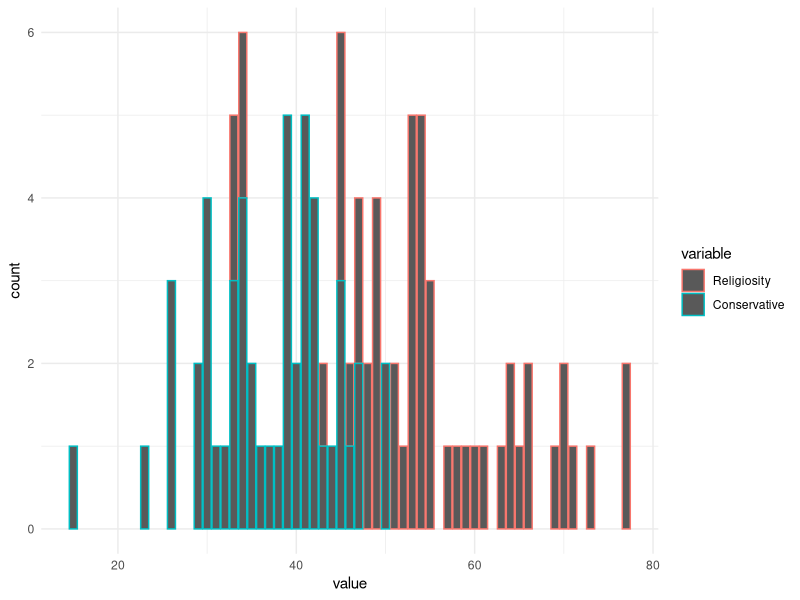
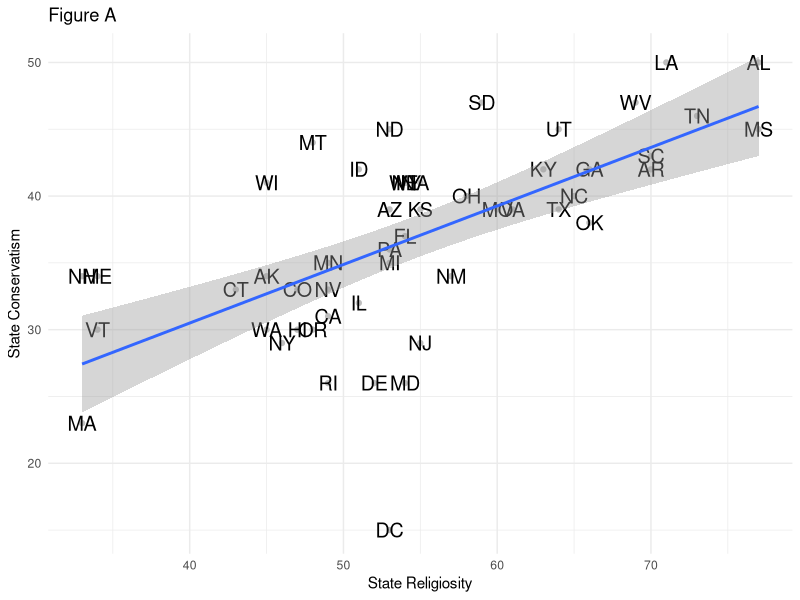
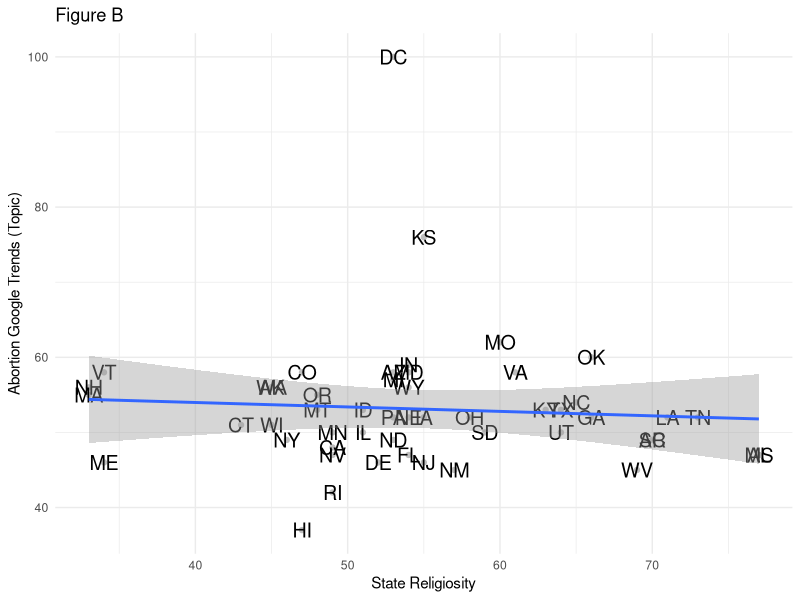
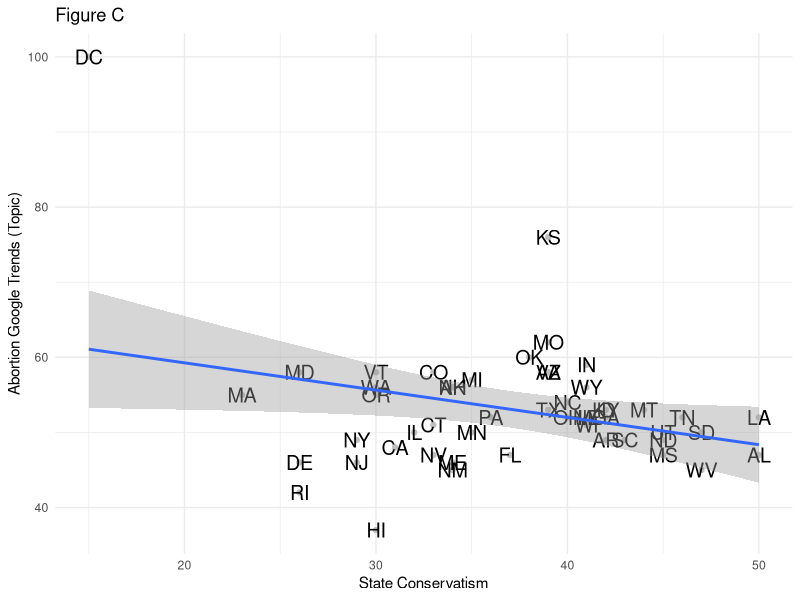

Recreate these plots in R, in order.
## ---- chunk 1
knitr::opts_chunk$set(echo = TRUE)

library(readr)
library(ggplot2)
library(reshape2)
library(dplyr)

setwd("~/Documents/GitHub/testpublic")
trends <- read_csv("Googletrends.csv")

trends <- na.omit(trends)
## ---- chunk 2
# let's convert our data to tall format so we can include all of the same plots on the same figure

longdata <- trends %>% dplyr::select(starts_with("State"), starts_with("Religiosity"), starts_with("Conservative")) 
longdata <- melt(longdata, id.vars= c("State"))

ggplot(longdata, aes(value, col=variable)) + 
  geom_bar() +
  theme_minimal()

## ---- chunk 3
cor.test(trends$Religiosity, trends$Conservative)
#t = 5.8599, df = 49, p-value = 3.845e-07
# coefficient 0.6418971 

## ---- chunk 4

ggplot(data=trends, aes(x=Religiosity, y=Conservative)) +
  geom_point(color = "gray") +
  geom_text(aes(label=short), size = 5) +
  theme_minimal() +  
  geom_smooth(method="lm") +
  labs(title="Figure A", x ="State Religiosity", y = "State Conservatism")


## ---- chunk 5
cor.test(trends$Religiosity, trends$Abortion)
# t = -0.49262, df = 49, p-value = 0.6245
# coefficient -0.07020049 

## ---- chunk 6

ggplot(data=trends, aes(x=Religiosity, y=Abortion)) +
  geom_point(color = "gray") +
  geom_text(aes(label=short), size = 5) +
  theme_minimal() +  
  geom_smooth(method="lm") +
  labs(title="Figure B", x ="State Religiosity", y = "Abortion Google Trends (Topic)")

## ---- chunk 7

cor.test(trends$Conservative, trends$Abortion)
# t = -2.1529, df = 49, p-value = 0.03627
# coefficient -0.2939723 


## ---- chunk 8

ggplot(data=trends, aes(x=Conservative, y=Abortion)) +
  geom_point(color = "gray") +
  geom_text(aes(label=short), size = 5) +
  theme_minimal() +  
  geom_smooth(method="lm") +
  labs(title="Figure C", x ="State Conservatism", y = "Abortion Google Trends (Topic)")

